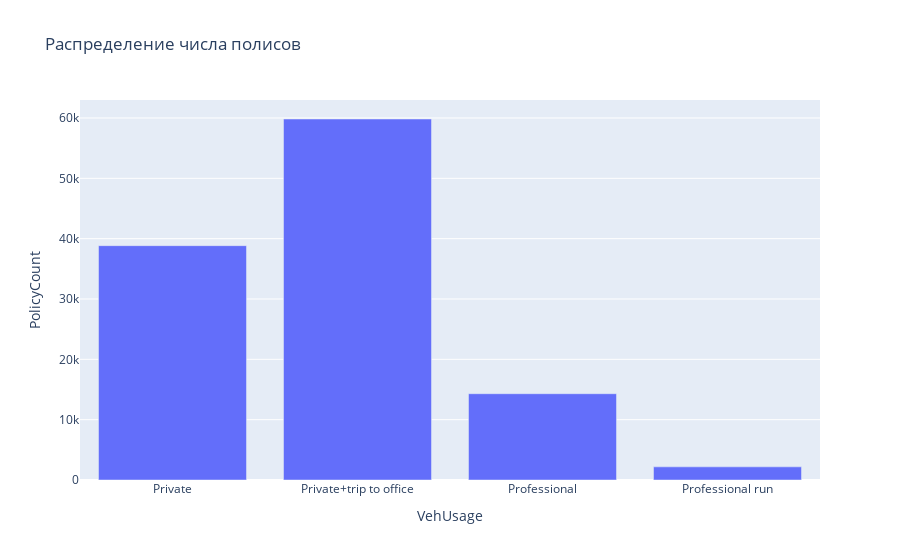

Source (notebook cell):
### Code cell
fig = px.bar(df_group_usage, x='VehUsage', y='PolicyCount', title='Распределение числа полисов')
fig.show()

### Figure 1 — Plotly figure (JSON) as saved in the notebook; plotly's stock layout.template omitted (floating-point values rounded to 4 significant figures)
{"data": [{"alignmentgroup": "True", "hoverlabel": {"namelength": 0}, "hovertemplate": "VehUsage=%{x}<br>PolicyCount=%{y}", "legendgroup": "", "marker": {"color": "#636efa"}, "name": "", "offsetgroup": "", "orientation": "v", "showlegend": false, "textposition": "auto", "type": "bar", "x": ["Private", "Private+trip to office", "Professional", "Professional run"], "xaxis": "x", "y": [38839, 59834, 14302, 2180], "yaxis": "y"}], "layout": {"barmode": "relative", "legend": {"tracegroupgap": 0}, "title": {"text": "Распределение числа полисов"}, "xaxis": {"anchor": "y", "domain": [0, 1], "title": {"text": "VehUsage"}}, "yaxis": {"anchor": "x", "domain": [0, 1], "title": {"text": "PolicyCount"}}}}
